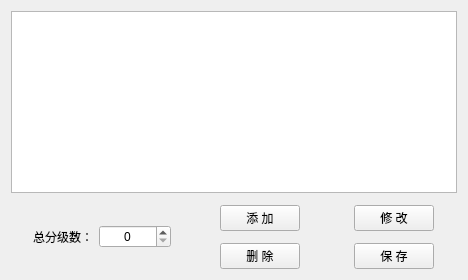
<?xml version="1.0" encoding="UTF-8"?>
<ui version="4.0">
 <class>HSequentialGradeWidget</class>
 <widget class="QWidget" name="HSequentialGradeWidget">
  <property name="geometry">
   <rect>
    <x>0</x>
    <y>0</y>
    <width>468</width>
    <height>280</height>
   </rect>
  </property>
  <property name="windowTitle">
   <string>Form</string>
  </property>
  <layout class="QGridLayout" name="gridLayout">
   <property name="verticalSpacing">
    <number>12</number>
   </property>
   <item row="1" column="7">
    <widget class="QPushButton" name="pushButton_3">
     <property name="text">
      <string>修 改</string>
     </property>
    </widget>
   </item>
   <item row="2" column="4">
    <widget class="QPushButton" name="pushButton_2">
     <property name="text">
      <string>删 除</string>
     </property>
    </widget>
   </item>
   <item row="1" column="4">
    <widget class="QPushButton" name="pushButton_1">
     <property name="text">
      <string>添 加</string>
     </property>
    </widget>
   </item>
   <item row="0" column="0" colspan="9">
    <widget class="HEntireTableWidget" name="tableWidget_1">
     <attribute name="horizontalHeaderMinimumSectionSize">
      <number>100</number>
     </attribute>
    </widget>
   </item>
   <item row="2" column="7">
    <widget class="QPushButton" name="pushButton_4">
     <property name="text">
      <string>保 存</string>
     </property>
    </widget>
   </item>
   <item row="1" column="6" rowspan="2">
    <spacer name="horizontalSpacer_3">
     <property name="orientation">
      <enum>Qt::Horizontal</enum>
     </property>
     <property name="sizeHint" stdset="0">
      <size>
       <width>40</width>
       <height>20</height>
      </size>
     </property>
    </spacer>
   </item>
   <item row="1" column="3" rowspan="2">
    <spacer name="horizontalSpacer_2">
     <property name="orientation">
      <enum>Qt::Horizontal</enum>
     </property>
     <property name="sizeHint" stdset="0">
      <size>
       <width>40</width>
       <height>20</height>
      </size>
     </property>
    </spacer>
   </item>
   <item row="1" column="0" rowspan="2">
    <spacer name="horizontalSpacer_1">
     <property name="orientation">
      <enum>Qt::Horizontal</enum>
     </property>
     <property name="sizeHint" stdset="0">
      <size>
       <width>20</width>
       <height>20</height>
      </size>
     </property>
    </spacer>
   </item>
   <item row="1" column="1" rowspan="2">
    <widget class="QLabel" name="label_1">
     <property name="text">
      <string>总分级数：</string>
     </property>
     <property name="alignment">
      <set>Qt::AlignRight|Qt::AlignTrailing|Qt::AlignVCenter</set>
     </property>
    </widget>
   </item>
   <item row="1" column="2" rowspan="2">
    <widget class="QSpinBox" name="spinBox_1">
     <property name="minimumSize">
      <size>
       <width>72</width>
       <height>0</height>
      </size>
     </property>
     <property name="alignment">
      <set>Qt::AlignCenter</set>
     </property>
    </widget>
   </item>
   <item row="1" column="8" rowspan="2">
    <spacer name="horizontalSpacer_9">
     <property name="orientation">
      <enum>Qt::Horizontal</enum>
     </property>
     <property name="sizeHint" stdset="0">
      <size>
       <width>20</width>
       <height>20</height>
      </size>
     </property>
    </spacer>
   </item>
  </layout>
 </widget>
 <customwidgets>
  <customwidget>
   <class>HEntireTableWidget</class>
   <extends>QTableWidget</extends>
   <header location="global">HePlugin/HEntireTableWidget.h</header>
  </customwidget>
 </customwidgets>
 <resources/>
 <connections/>
</ui>
